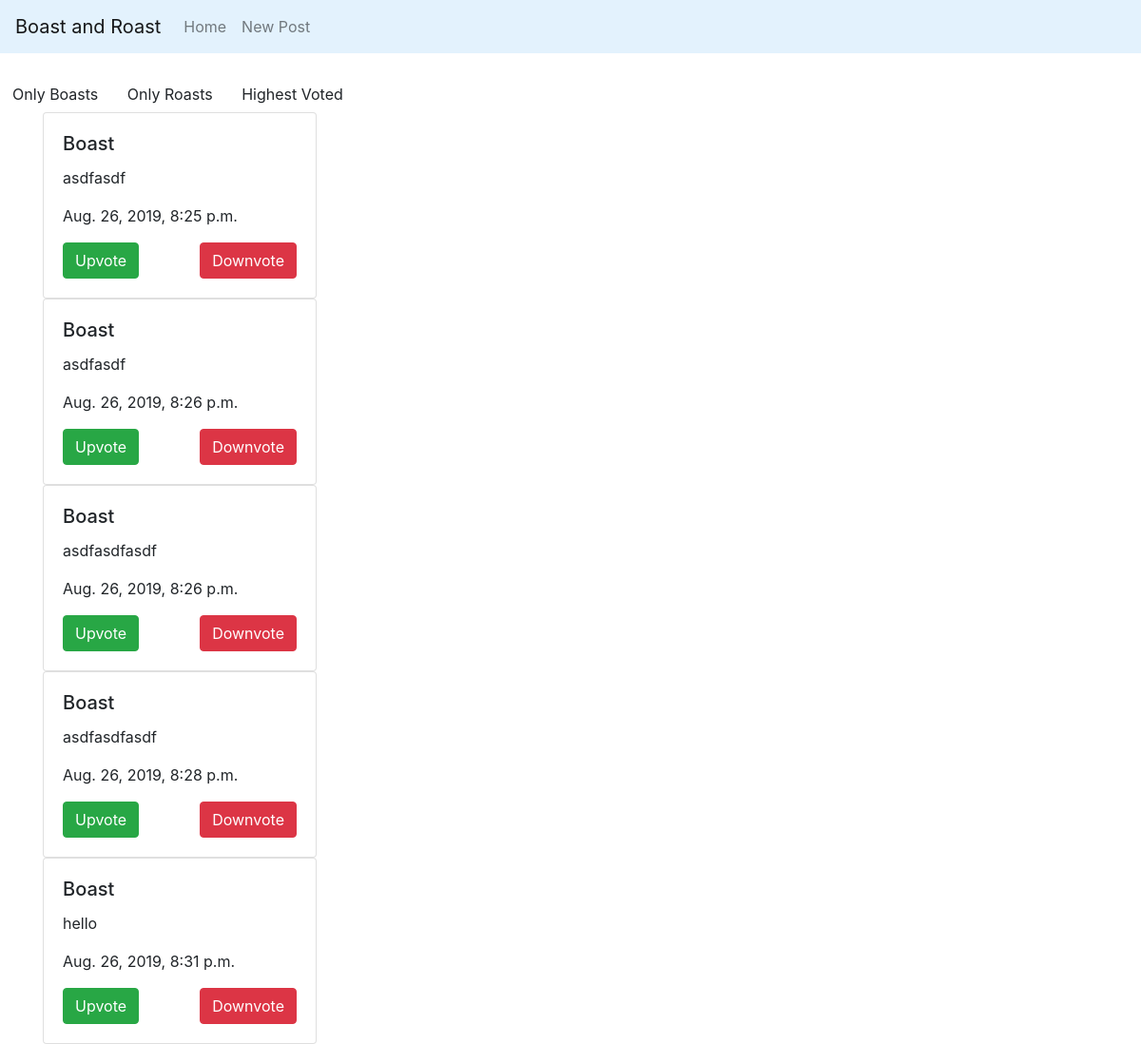
Page /boasts/ on the committed database.
### boastroast/models.py (models this page shows, shortened)
class Post(models.Model):
    Boast = 'Boast'
    Roast = 'Roast'
    POST_CHOICES = [
        (Boast, 'Boast'),
        (Roast, 'Roast')
    ]
    body = models.CharField(max_length=280)
    created_at = models.DateTimeField(auto_now_add=True)
    upvotes = models.IntegerField(default=0)
    downvotes = models.IntegerField(default=0)
    type_of_post = models.CharField(choices=POST_CHOICES, default=Boast, max_length=5)

### boastroast/views.py (the view)
# urls.py: path('boasts/', boasts, name='boasts'),
def boasts(request):
    posts = Post.objects.filter(type_of_post = 'Boast')
    return render(request, 'boasts.html', {'posts': posts})

### boastroast/templates/boasts.html (shortened to what this page needs)
{% extends 'base.html' %}
{% load bootstrap4 %}
{% block main %}
<div>
    {% for post in posts %}
    <div class="card" style="width: 18rem;">
            <div class="card-body">
              <h5 class="card-title">{{ post.type_of_post }}</h5>
              <p class="card-text">{{ post.body }}</p>
              <p>{{ post.created_at}}</p>
            <div style="display: flex; justify-content: space-between">
                    <a href="/upvote/{{post.id}}" class="btn btn-success">Upvote</a>
                    <a href="/downvote/{{post.id}}" class="btn btn-danger">Downvote</a>
              </div>
            </div>
          </div>
    {% endfor %}
</div>
{% endblock %}

### rows in the picture
Post: type_of_post "Boast", body "asdfasdf", created_at "Aug. 26, 2019, 8:25 p.m."
Post: type_of_post "Boast", body "asdfasdf", created_at "Aug. 26, 2019, 8:26 p.m."
Post: type_of_post "Boast", body "asdfasdfasdf", created_at "Aug. 26, 2019, 8:26 p.m."
Post: type_of_post "Boast", body "asdfasdfasdf", created_at "Aug. 26, 2019, 8:28 p.m."
Post: type_of_post "Boast", body "hello", created_at "Aug. 26, 2019, 8:31 p.m."
